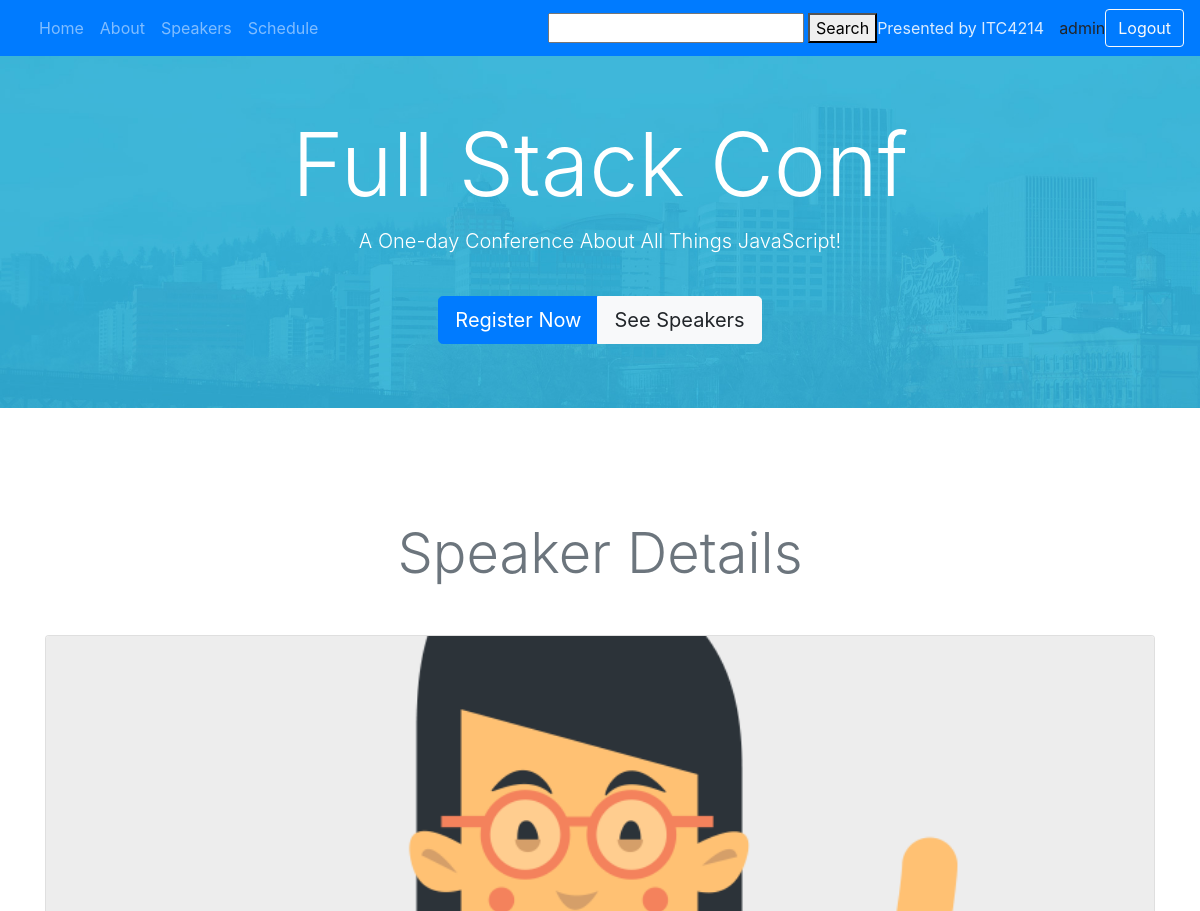
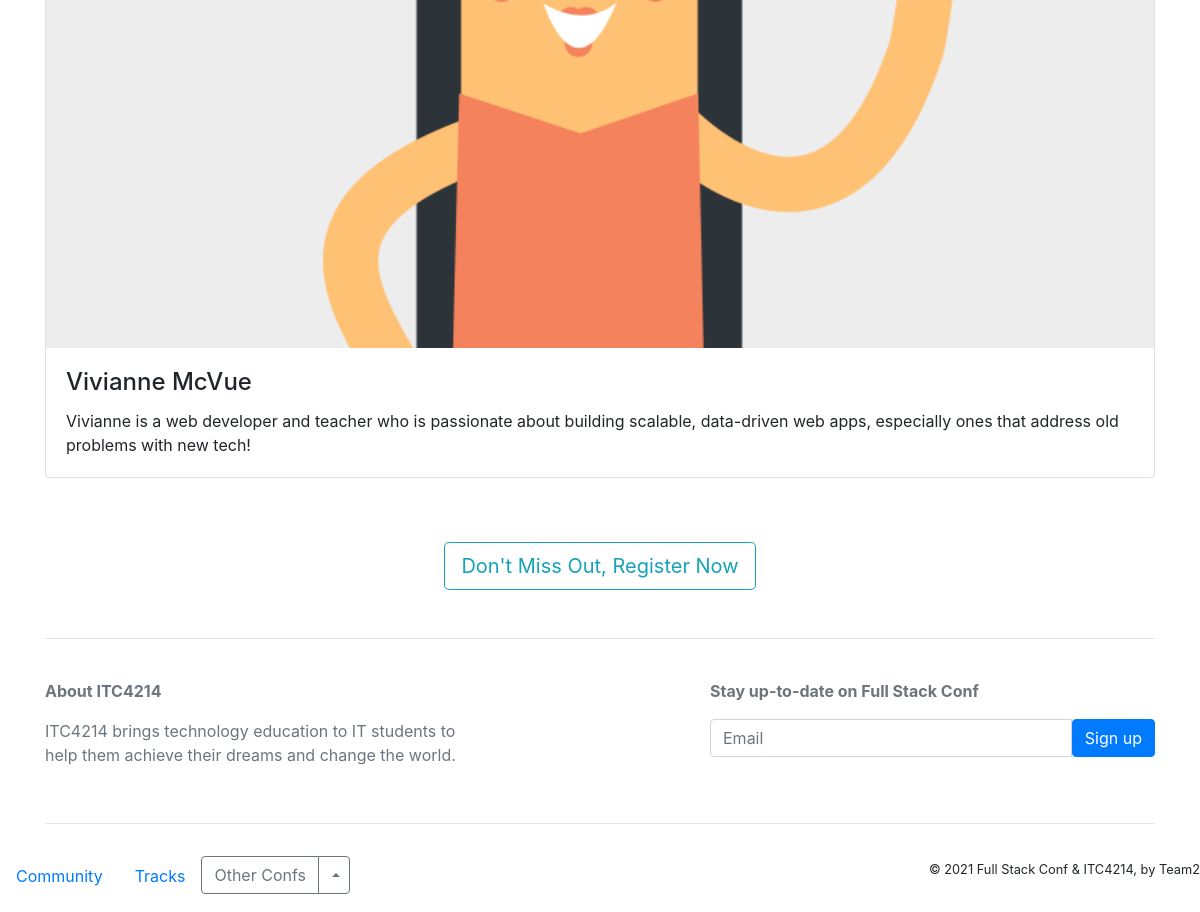
The page /fullstack/speaker/1/ (signed in) on the database its author committed (2 pictures, top to bottom).
### fullstack/models.py (models this page shows, shortened)
class Speaker(models.Model):
    name = models.CharField(max_length=20)
    lastname = models.CharField(max_length=40)
    description = models.CharField(max_length=200)
    avatar = models.CharField(max_length=30)

### fullstack/views.py (the view)
def speaker_detail(request, speaker_id):
    try:
        speaker = Speaker.objects.get(id=speaker_id)
    except Speaker.DoesNotExist:
        raise Http404('pet not found')
    return render(request, 'fullstack/speaker_detail.html', {
        "v_speaker": speaker
    })

### fullstack/templates/fullstack/speaker_detail.html
{% extends "fullstack/layout.html" %}
{% load static %}
{% block body %}
        <section id="speakers" class="pt-4">
            <h1 class="display-4 text-center my-5 text-muted">Speaker Details</h1>
            <div class="row">
                <div class="col-md-12 col-lg-12">
                    <div class="card mb-3">
                        <img class="card-img-top" src="/static/img/{{v_speaker.avatar}}" alt="Vivianne">
                        <div class="card-body">
                            <h4 class="card-title">{{v_speaker.name}} {{v_speaker.lastname }}</h4>
                        <p class="card-text"> {{v_speaker.description}} </p>
                        </div>
                    </div>
                </div>
            </div>
        </section>
{% endblock %}

### fullstack/templates/fullstack/layout.html (shortened to what this page needs)
{% load static %}
<!DOCTYPE html>
<html lang="en">
<head>
    <link rel="stylesheet" href="https://maxcdn.bootstrapcdn.com/bootstrap/4.0.0-beta/css/bootstrap.min.css">
    <link rel="stylesheet" href="{% static 'css/custom.css' %}">
</head>
<body id="home" data-spy="scroll" data-target=".navbar" data-offset="100">
    <nav class="navbar navbar-expand-lg navbar-dark bg-primary fixed-top">
        <div class="container">
            <a class="navbar-brand order-1 mr-0" href="https://www.acg.edu" target="_blank">Presented by ITC4214</a>
            <div class="collapse navbar-collapse" id="navbarNavAltMarkup">
                <div class="navbar-nav">
                    <a class="nav-item nav-link" href="{% url 'index' %}">Home <span class="sr-only">(current)</span></a>
                    <a class="nav-item nav-link" href="{% url 'about' %}">About</a>
                    <a class="nav-item nav-link" href="{% url 'speakers' %}">Speakers</a>
                    <a class="nav-item nav-link" href="{% url 'schedule' %}">Schedule</a>
                </div>
            </div>
            <form method="post" action ="{% url 'search' %}">
                <input name="q" id="q" type="text"/> <button type="submit">Search</button>
            </form>
        </div>
        {% if user.is_authenticated %}
        {{ user.username }}
        <a href = "{% url 'logout'%}" class = "btn btn-outline-light me-1">Logout</a>
        {% else %}
        <a href = "{% url 'login'%}" class = "btn btn-outline-light me-1">Login</a>
        <a href = "{% url 'signup'%}" class = "btn btn-outline-light me-1">Singup</a>
        {% endif %}
    </nav>
    <div class="jumbotron jumbotron-fluid bg-info text-white">
        <div class="container text-sm-center pt-5">
            <h1 class="display-2">Full Stack Conf</h1>
            <p class="lead">A One-day Conference About All Things JavaScript!</p>
            <div class="btn-group mt-4" role="group" aria-label="Callout buttons">
                <button type="button" class="btn btn-primary btn-lg" data-toggle="modal" data-target="#register">Register Now</button>
                <a class="btn btn-light btn-lg" href="{% url 'speakers' %}">See Speakers</a>
            </div>
        </div>
    </div>
<div class="container pt-2">
    {% block body %}
    {% endblock %}
        <button type="button" class="btn btn-outline-info btn-lg d-block mx-auto my-5" data-toggle="modal" data-target="#register">Don't Miss Out, Register Now</button>
        <hr>
        <div class="row py-4 text-muted">
            <div class="col-md col-xl-5">
                <p><strong>About ITC4214</strong></p>
                <p>ITC4214 brings technology education to IT students to help them achieve their dreams and change the world.</p>
            </div>
            <div class="col-md col-xl-5 ml-auto">
                <p><strong>Stay up-to-date on Full Stack Conf</strong></p>
                <div class="input-group">
                    <input type="text" class="form-control" placeholder="Email">
                    <span class="input-group-btn">
			        <button class="btn btn-primary" type="button">Sign up</button>
			      </span>
                </div>
            </div>
        </div>
        <hr>
</div>
        <div id="footer" class="row py-3">
            <div class="col-md-7">
                <ul class="nav">
                    <li class="nav-item">
                        <a class="nav-link" href="#">Community</a>
                    </li>
                    <li class="nav-item">
                        <a class="nav-link" href="#">Tracks</a>
                    </li>
                    <li class="nav-item">
                        <div class="btn-group dropup">
                            <button type="button" class="btn btn-outline-secondary">Other Confs</button>
                            <button type="button" class="btn btn-outline-secondary dropdown-toggle dropdown-toggle-split" data-toggle="dropdown" aria-haspopup="true" aria-expanded="false">
                </button>
                        </div>
                    </li>
                </ul>
            </div>
            <div class="col-md text-md-right">
                <small>&copy; 2021 Full Stack Conf &amp; ITC4214, by Team2</small>
            </div>
        </div>
</body>
</html>

### fullstack/static/css/custom.css (style rules this page uses)
.navbar .navbar-brand { color: rgba(255, 255, 255, 0.85); font-size: 1rem; }
.jumbotron { background-image: url( '/static/img/jumbo-bg.jpg' ); background-size: cover; }

### fullstack/templates/fullstack/layout.html (style rules this page uses)
body { position: relative; }

### rows shown on the page
Speaker: avatar (picture), name "Vivianne", lastname "McVue", description "Vivianne is a web developer and teacher who is passionate about building scalable, data-driven web apps, especially ones that address old problems with new tech!"

### other values the page prints
{{ user.username }} "admin"
